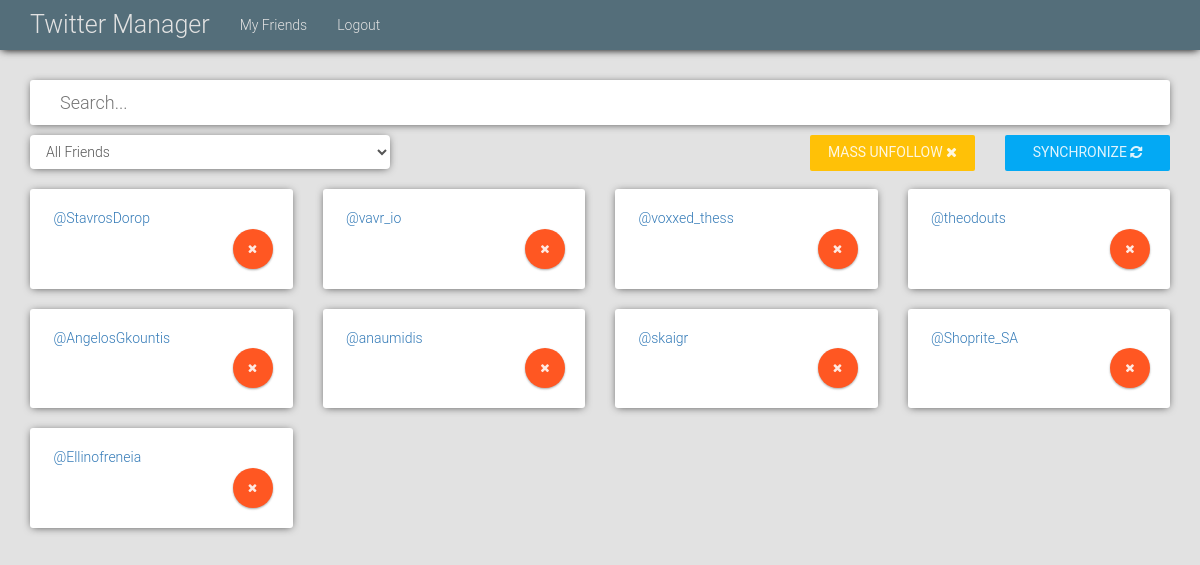
Before: /my-friends/ (signed in) with the older database file.
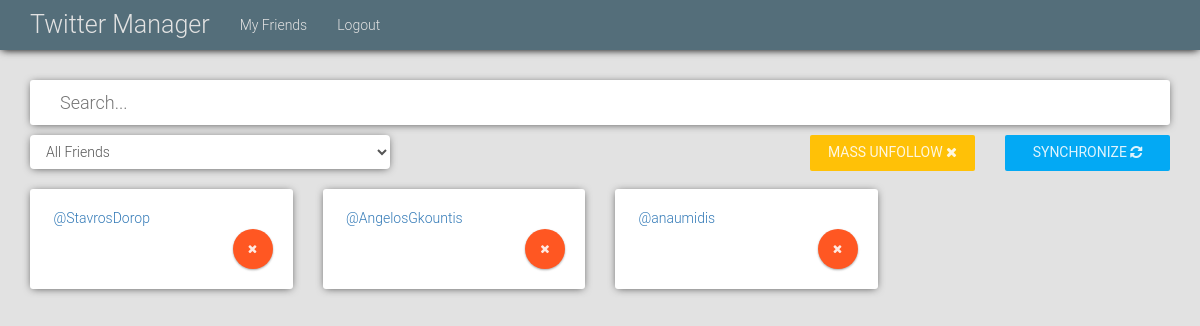
After: the same page with the newer database file.
### apps/manager/models.py (models this page shows)
class Friend(models.Model):
    twitter_id = models.CharField(max_length=30)
    profile_image_url = models.CharField(max_length=200)
    screen_name = models.CharField(max_length=50)
    following_back = models.BooleanField(default=False)
    user = models.ForeignKey(User, on_delete=models.CASCADE)

### apps/manager/views.py (the view)
# urls.py: url(r'^my-friends/', views.my_friends, name='my_friends'),
@login_required(login_url="/login/")
def my_friends(request):
    friends = Friend.objects.all()
    return render(request, "friends/index.html", {'friends': friends})

### templates/friends/index.html (shortened to what this page needs)
{% extends 'base.html' %}
{% load staticfiles %}
{% block content %}
    <div class="container">
        <div class="row">
            <div class="col-xs-12">
                <input type="text" id="search" autocomplete="off" name="search" class="search-box auto-update"
                       placeholder="Search..." onkeyup="up();" onkeydown="down();">
            </div>
            <div class="col-md-4">
                <select id="friendship" name="friendship" class="form-control material-field auto-update">
                    <option value="all">All Friends</option>
                </select>
            </div>
            <div class="col-md-offset-4 col-md-2">
                <button onclick="massUnfollow()" class="btn btn-warning ripple-effect pull-right"
                        style="width: 100%;">
                    <span>
                    Mass UnFollow
                    </span>
                    <span>
                        <i class="fa fa-times" aria-hidden="true"></i>
                    </span>
                </button>
            </div>
            <div class="col-md-2">
                <button onclick="synchronize()" class="btn btn-info ripple-effect pull-right"
                        style="width: 100%;">
                    <span>
                    Synchronize
                    </span>
                    <span id="synchronize-cog">
                        <i class="fa fa-refresh" aria-hidden="true"></i>
                    </span>
                </button>
            </div>
        </div>
        <div class="row" id="friends">
            {% include "friends/list.html" %}
        </div>
    </div>
{% endblock %}

### templates/friends/list.html (shortened to what this page needs)
{% for friend in friends %}
    <div class="col-lg-3">
        <div class="card friend" id="{{ friend.twitter_id }}" data-id="{{ friend.twitter_id }}">
            <span><a href="https://twitter.com/intent/user?user_id={{ friend.twitter_id }}" target="_blank">@{{ friend.screen_name }}</a></span>
            <div class="actions">
                <button onclick="unFollow({{ friend.twitter_id }})" type="button"
                        class="un-follow btn btn-sm btn-circle btn-raised ripple-effect btn-danger">
                    <i class="fa fa-times" aria-hidden="true"></i>
                </button>
            </div>
        </div>
    </div>
{% endfor %}

Changed rows visible on the page:
removed Friend: screen_name "vavr_io"
removed Friend: screen_name "voxxed_thess"
removed Friend: screen_name "theodouts"
removed Friend: screen_name "skaigr"
removed Friend: screen_name "Shoprite_SA"
removed Friend: screen_name "Ellinofreneia"
